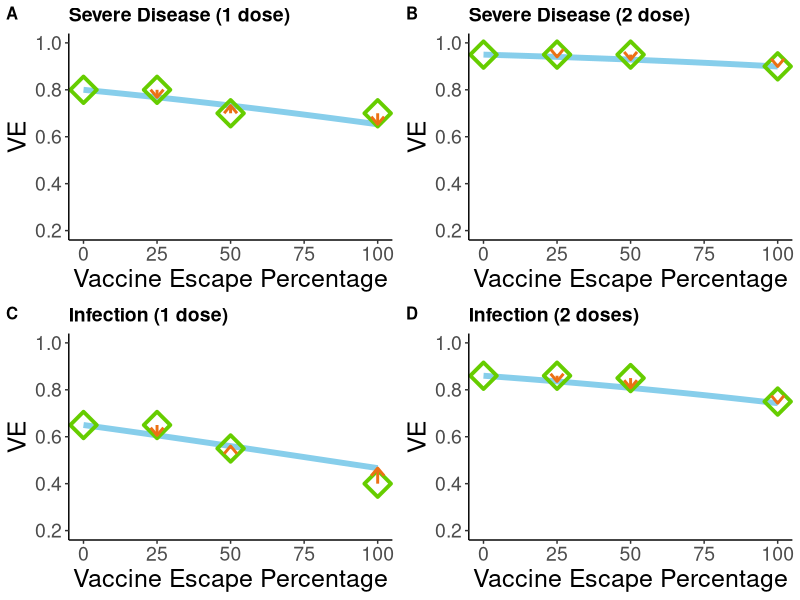
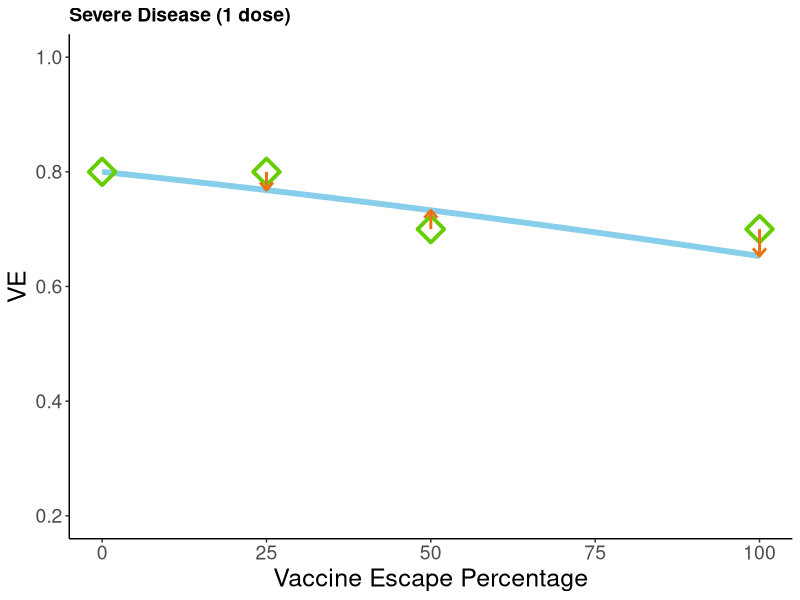
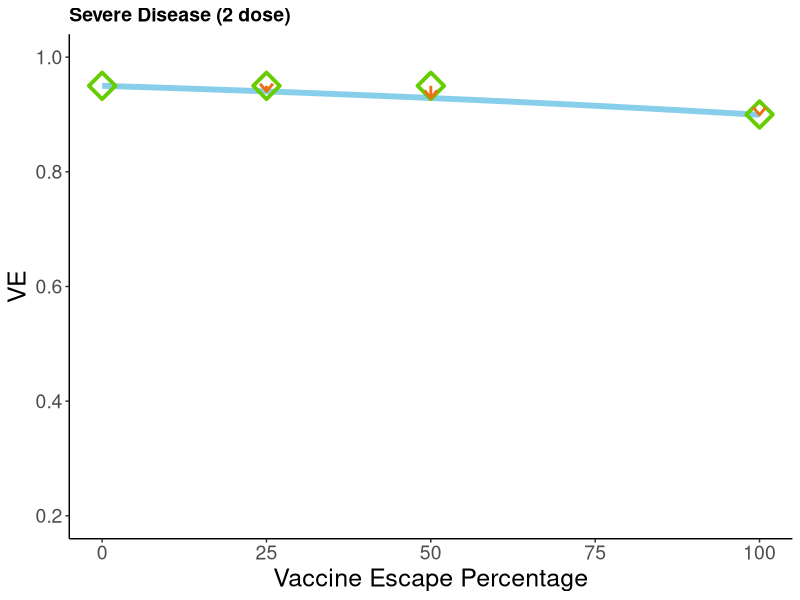
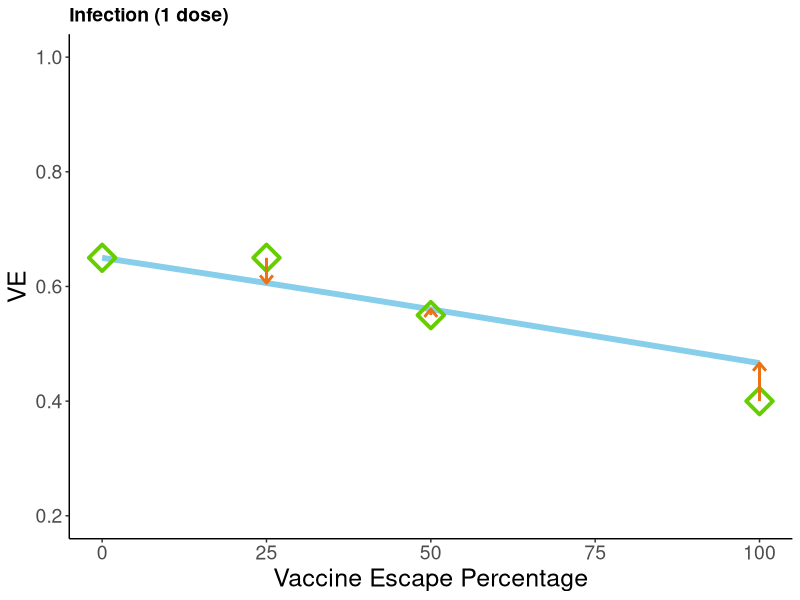
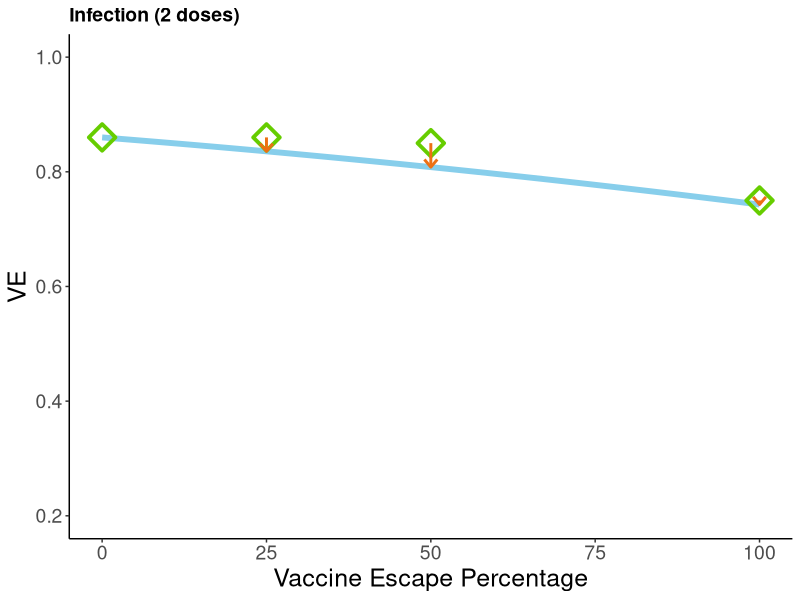
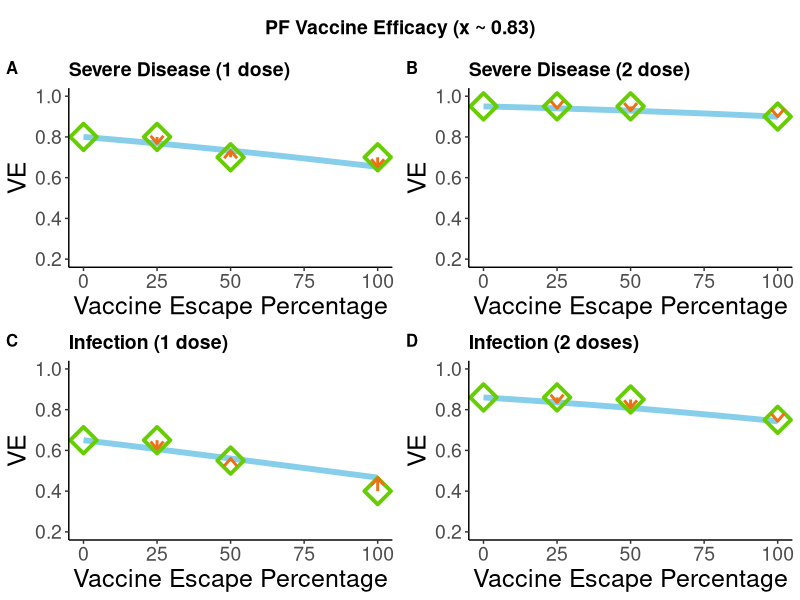
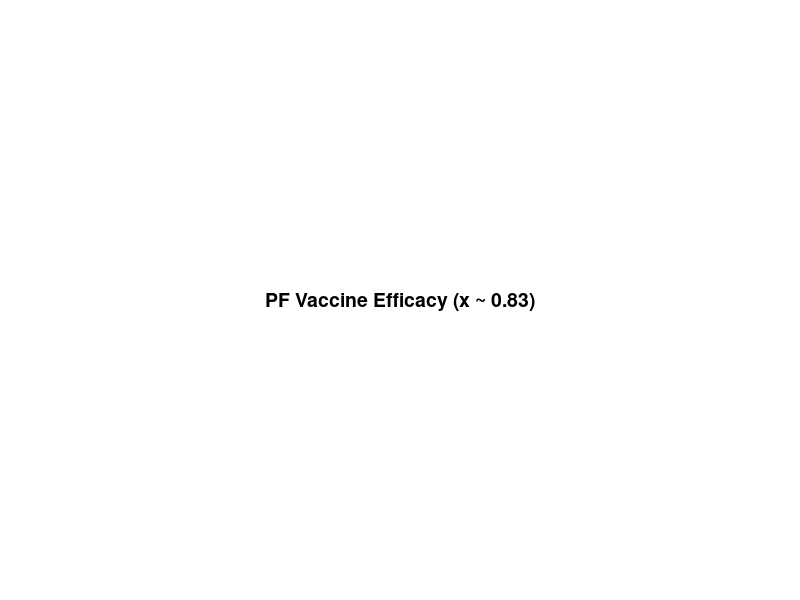

These figures' R source, in order: (Note: this script raises an error after producing the figures.)
#Plot the OR (Vaccine Efficacy Odds) efficacy/(1-efficacy)

#SPECIFICALLY,
#we only minimise the error at the central (50%) mark.

rm(list=ls())

require(tidyverse)

#The Problem:
#We have data: y0, y25, y50, y75 that we want to scale like so:

#y0*x = y25
#y0*(x^2) = y50
#y0*(x^3) = y75

#No x will fit perfectly, but what's the best we can do?

#----------------------------

#Build y vectors, one for AZ, one for PF, one for infectiousness combined


#PF values correspond to VE against (i/ii) severe disease 1dose/2dose (iii/iv) infection 1dose/2dose (v) infectiousness (1 dose)
y0_PF <- c(0.8/(1-0.8), 0.95/(1-0.95), 0.65/(1-0.65), 0.86/(1-0.86))

y25_PF <- c(0.8/(1-0.8), 0.95/(1-0.95), 0.65/(1-0.65), 0.86/(1-0.86))
y50_PF <- c(0.7/(1-0.7), 0.95/(1-0.95), 0.55/(1-0.55), 0.85/(1-0.85))
y75_PF <- c(0.7/(1-0.7), 0.9/(1-0.9), 0.4/(1-0.4), 0.75/(1-0.75))
y100_PF <- y75_PF



#----------------------------------------
#PF
#Assume the same worst case is 100%.

error_x_PF <- function(x) {
  
  #Allocate memory:
  y25_estimate_PF <- c(0,0,0,0)
  y50_estimate_PF <- c(0,0,0,0)
  y100_estimate_PF <- c(0,0,0,0)
  
  y25_estimate_PF <- (x)*y0_PF
  y50_estimate_PF <- (x^2)*y0_PF
  y100_estimate_PF <- (x^4)*y0_PF
  
  y25_estimate_PF_probability <- y25_estimate_PF/(y25_estimate_PF+1)
  y25_PF_probability <- y25_PF/(y25_PF+1)
  
  y50_estimate_PF_probability <- y50_estimate_PF/(y50_estimate_PF+1)
  y50_PF_probability <- y50_PF/(y50_PF+1)
  
  y100_estimate_PF_probability <- y100_estimate_PF/(y100_estimate_PF+1)
  y100_PF_probability <- y100_PF/(y100_PF+1)
  
  error_amt <-  (sum((abs(y50_estimate_PF_probability - y50_PF_probability))^2  )  +  sum(  (abs(y100_estimate_PF_probability - y100_PF_probability))^2  )  +  sum(  (abs(y25_estimate_PF_probability - y25_PF_probability))^2)   )
  return(error_amt)
}

optim_PF <- optimize(error_x_PF, interval = c(0,1))
optim_x_PF <- optim_PF$minimum
optim_x_PF_error <- optim_PF$objective

#----------------------------

#Okay, now we want to plot it
######
#PF
######

percent_mark <- seq(0,100, length.out = 101)

# Severe Disease (1 dose)

sev_disease_efficacy <- (0.8/(1-0.8))*(optim_x_PF^(percent_mark/25))
#Convert back to probability:
sev_disease_efficacy <- sev_disease_efficacy/(sev_disease_efficacy+1)

Table_Data <- data.frame(percent_mark = c(0, 25, 50, 100), sev_disease_efficacy = c(0.8, 0.8, 0.7, 0.7))
Mapped_Data <- data.frame(percent_mark = percent_mark, sev_disease_efficacy = sev_disease_efficacy)

ggplot(data=Mapped_Data, aes(x=percent_mark, y=sev_disease_efficacy, group=1)) +
  geom_line(color="skyblue", size = 2) +
  geom_point(data = Table_Data, color = 'chartreuse3', shape = 5, size = 5, stroke = 2)+
  labs(title="Severe Disease (1 dose)",
       x ="Vaccine Escape Percentage", y = "VE") +
  geom_path(data = data.frame(percent_mark = c(50, 50), sev_disease_efficacy = c(0.7, sev_disease_efficacy[51]) ),
            size = 1, colour = "#EC7014",
            arrow = arrow(type = "open", angle = 40, length = unit(0.1, "inches")) 
  )+
  geom_path(data = data.frame(percent_mark = c(25, 25), sev_disease_efficacy = c(0.8, sev_disease_efficacy[26]) ),
            size = 1, colour = "#EC7014",
            arrow = arrow(type = "open", angle = 40, length = unit(0.1, "inches")) 
  )+
  geom_path(data = data.frame(percent_mark = c(100, 100), sev_disease_efficacy = c(0.7, sev_disease_efficacy[101]) ),
            size = 1, colour = "#EC7014",
            arrow = arrow(type = "open", angle = 40, length = unit(0.1, "inches")) 
  )+ylim(0.2,1) +
  theme_classic() +
  theme(
    plot.title = element_text( size=14, face="bold"),
    axis.title.x = element_text(size=18),
    axis.title.y = element_text(size=18),
    axis.text = element_text(size=14)
  )  ->  PF_sev_dis_1dose_50_fit


# Severe Disease (2 doses)

sev_dis_efficacy <- (0.95/(1-0.95))*(optim_x_PF^(percent_mark/25))
#Convert back to probability:
sev_dis_efficacy <- sev_dis_efficacy/(sev_dis_efficacy+1)

Table_Data <- data.frame(percent_mark = c(0, 25, 50, 100), sev_dis_efficacy = c(0.95, 0.95, 0.95, 0.9))
Mapped_Data <- data.frame(percent_mark = percent_mark, sev_dis_efficacy = sev_dis_efficacy)

ggplot(data=Mapped_Data, aes(x=percent_mark, y=sev_dis_efficacy, group=1)) +
  geom_line(color="skyblue", size = 2) +
  geom_point(data = Table_Data, color = 'chartreuse3', shape = 5, size = 5, stroke = 2)+
  labs(title="Severe Disease (2 dose)",
       x ="Vaccine Escape Percentage", y = "VE") +
  geom_path(data = data.frame(percent_mark = c(50, 50), sev_dis_efficacy = c(0.95, sev_dis_efficacy[51]) ),
            size = 1, colour = "#EC7014",
            arrow = arrow(type = "open", angle = 40, length = unit(0.1, "inches")) 
  )+
  geom_path(data = data.frame(percent_mark = c(25, 25), sev_dis_efficacy = c(0.95, sev_dis_efficacy[26]) ),
            size = 1, colour = "#EC7014",
            arrow = arrow(type = "open", angle = 40, length = unit(0.1, "inches")) 
  )+
  geom_path(data = data.frame(percent_mark = c(100, 100), sev_dis_efficacy = c(0.9, sev_dis_efficacy[101]) ),
            size = 1, colour = "#EC7014",
            arrow = arrow(type = "open", angle = 40, length = unit(0.1, "inches")) 
  )+ylim(0.2,1) +
  theme_classic() +
  theme(
    plot.title = element_text( size=14, face="bold"),
    axis.title.x = element_text(size=18),
    axis.title.y = element_text(size=18),
    axis.text = element_text(size=14)
  ) ->  PF_sev_dis_2dose_50_fit

# Infection (1 dose)

infection_efficacy <- (0.65/(1-0.65))*(optim_x_PF^(percent_mark/25))
#Convert back to probability:
infection_efficacy <- infection_efficacy/(infection_efficacy+1)

Table_Data <- data.frame(percent_mark = c(0, 25, 50, 100), infection_efficacy = c(0.65, 0.65, 0.55, 0.4))
Mapped_Data <- data.frame(percent_mark = percent_mark, infection_efficacy = infection_efficacy)

ggplot(data=Mapped_Data, aes(x=percent_mark, y=infection_efficacy, group=1)) +
  geom_line(color="skyblue", size = 2) +
  geom_point(data = Table_Data, color = 'chartreuse3', shape = 5, size = 5, stroke = 2)+
  labs(title="Infection (1 dose)",
       x ="Vaccine Escape Percentage", y = "VE") +
  geom_path(data = data.frame(percent_mark = c(50, 50), infection_efficacy = c(0.55, infection_efficacy[51]) ),
            size = 1, colour = "#EC7014",
            arrow = arrow(type = "open", angle = 40, length = unit(0.1, "inches")) 
  )+
  geom_path(data = data.frame(percent_mark = c(25, 25), infection_efficacy = c(0.65, infection_efficacy[26]) ),
            size = 1, colour = "#EC7014",
            arrow = arrow(type = "open", angle = 40, length = unit(0.1, "inches")) 
  )+
  geom_path(data = data.frame(percent_mark = c(100, 100), infection_efficacy = c(0.4, infection_efficacy[101]) ),
            size = 1, colour = "#EC7014",
            arrow = arrow(type = "open", angle = 40, length = unit(0.1, "inches")) 
  )+ylim(0.2,1) +
  theme_classic() +
  theme(
    plot.title = element_text( size=14, face="bold"),
    axis.title.x = element_text(size=18),
    axis.title.y = element_text(size=18),
    axis.text = element_text(size=14)
  ) ->  PF_sinfection_1dose_50_fit


# Infection (2 doses)

infection_efficacy <- (0.86/(1-0.86))*(optim_x_PF^(percent_mark/25))
#Convert back to probability:
infection_efficacy <- infection_efficacy/(infection_efficacy+1)

Table_Data <- data.frame(percent_mark = c(0, 25, 50, 100), infection_efficacy = c(0.86, 0.86, 0.85, 0.75))
Mapped_Data <- data.frame(percent_mark = percent_mark, infection_efficacy = infection_efficacy)

ggplot(data=Mapped_Data, aes(x=percent_mark, y=infection_efficacy, group=1)) +
  geom_line(color="skyblue", size = 2) +
  geom_point(data = Table_Data, color = 'chartreuse3', shape = 5, size = 5, stroke = 2)+
  labs(title="Infection (2 doses)",
       x ="Vaccine Escape Percentage", y = "VE") +
  geom_path(data = data.frame(percent_mark = c(50, 50), infection_efficacy = c(0.85, infection_efficacy[51]) ),
            size = 1, colour = "#EC7014",
            arrow = arrow(type = "open", angle = 40, length = unit(0.1, "inches")) 
  )+
  geom_path(data = data.frame(percent_mark = c(25, 25), infection_efficacy = c(0.86, infection_efficacy[26]) ),
            size = 1, colour = "#EC7014",
            arrow = arrow(type = "open", angle = 40, length = unit(0.1, "inches")) 
  )+
  geom_path(data = data.frame(percent_mark = c(100, 100), infection_efficacy = c(0.75, infection_efficacy[101]) ),
            size = 1, colour = "#EC7014",
            arrow = arrow(type = "open", angle = 40, length = unit(0.1, "inches")) 
  )+ ylim(0.2,1) +
  theme_classic() +
  theme(
    plot.title = element_text( size=14, face="bold"),
    axis.title.x = element_text(size=18),
    axis.title.y = element_text(size=18),
    axis.text = element_text(size=14)
  ) ->  PF_sinfection_2dose_50_fit


require(cowplot)
plot_grid(PF_sev_dis_1dose_50_fit, PF_sev_dis_2dose_50_fit, PF_sinfection_1dose_50_fit, PF_sinfection_2dose_50_fit, labels = c('A', 'B', 'C', 'D'), label_size = 12) -> p

#Make a title
title <- ggdraw() + draw_label("PF Vaccine Efficacy (x ~ 0.83)", fontface='bold')
#Add title:
plot_grid(title, p, ncol=1, rel_heights=c(0.1, 1)) -> plot1 # rel_heights values control title margins

plot_grid(plot1, plot2, ncol = 1)

#=======================================================================


e_I <- (0.86/(1-0.86))*(optim_x_PF^(percent_mark/25))
e_I <- e_I/(e_I+1)

e_H <- (0.95/(1-0.95))*(optim_x_PF^(percent_mark/25))
e_H <- e_H/(e_H+1)

#Note, e_S was not used in fitting optim_x
e_S <- (0.86/(1-0.86))*(optim_x_PF^(percent_mark/25))
e_S <- e_S/(e_S+1)

e_S_cond_I <- (e_S - e_I)/(1-e_I)

e_H_cond_I <- (e_H - e_S)/((1-e_I)*(1-e_S_cond_I))

e_Data <- data.frame(percent_mark = percent_mark, e_H_cond_I = e_H_cond_I)


ggplot(data=e_Data, aes(x=percent_mark, y=e_H_cond_I, group=1)) +
  geom_line(color="skyblue", size = 2) +
  labs(title="PF (2 doses)",
       x ="Vaccine Escape Percentage", y = "e_Hosp | Sympt") +
  ylim(0,0.7)+
  theme_classic() +
  theme(
    plot.title = element_text( size=14, face="bold"),
    axis.title.x = element_text(size=18),
    axis.title.y = element_text(size=18),
    axis.text = element_text(size=14)
  ) -> PF2_plot


plot_grid(AZ1_plot, PF1_plot, PF2_plot, nrow = 1)

plot_grid(AZ1_plot, PF1_plot, PF2_plot, nrow = 1, labels = c('A', 'B', 'C'), label_size = 12) -> p

#Make a title
title <- ggdraw() + draw_label("Vaccine efficacy against severe disease conditional on symptomatic disease", fontface='bold')
#Add title:
plot_grid(title, p, ncol=1, rel_heights=c(0.1, 1)) #-> plot1 # rel_heights values control title margins
